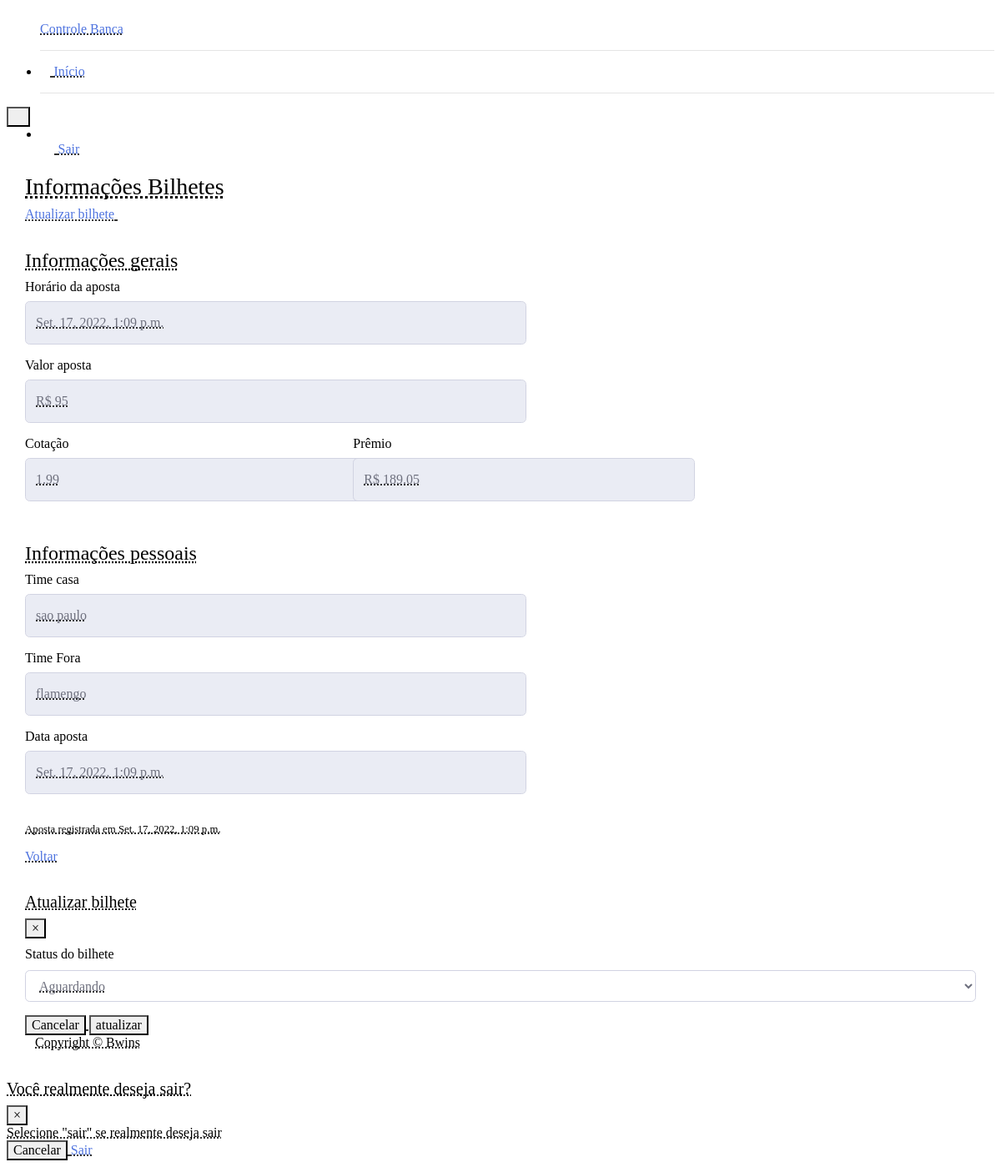
The app's page /bilhetes/2 with its own data.
### bilhetes/models.py (models this page shows, shortened)
class Bilhete(models.Model):
    STATUS_BILHETE = [
        ("AGUARDANDO", "Aguardando"),
        ("GREEN", "Green"),
        ("RED", "Red")
    ]
    status = models.CharField(
        verbose_name='status',
        max_length=194,
        choices=STATUS_BILHETE,
        default="AGUARDANDO"
    )
    time_casa = models.CharField(
        verbose_name="Time jogando em casa",
        max_length=194,
        blank=True,
        null=True
    )
    time_fora = models.CharField(
        verbose_name="Time jogando fora",
        max_length=194,
        blank=True,
        null=True
    )
    valor_aposta = models.IntegerField(
        verbose_name='Valor apostado R$',
    )
    cotacao = models.FloatField(
        verbose_name="Cotação"
    )
    banca_apostada = models.ForeignKey(
        'bancas.Banca',
        verbose_name='Banca que aconteceu a aposta',
        on_delete=models.PROTECT,
        blank=True,
        null=True,
    )
    horario_aposta = models.DateTimeField(
        verbose_name='Horario aposta',
        auto_now_add=True
    )
    def get_valor_aposta(self):
        valor = self.valor_aposta
        valor_formatado = f'R$ {valor}'
        return valor_formatado
    def valor_ganho(self):
        valor = self.valor_aposta
        cotacao = self.cotacao
        ganho = valor * cotacao
        ganho_total = "{:.2f}".format(ganho)
        ganho_formatado = f"R$ {ganho_total}"
        return ganho_formatado
    class Meta:
        verbose_name = 'Bilhete'
        verbose_name_plural = 'Bilhetes',
        db_table = 'bilhete'

### bilhetes/views.py (the view, shortened to what this page needs)
def informacoes_bilhete(request, id):
    bilhete = get_object_or_404(
        Bilhete,
        id=id
    )
    form = AtualizaBilheteForm()
    context = {
        "nome_pagina": "Informações Bilhetes",
        "bilhete": bilhete,
        "form": form
    }
    return render(request, "informacoes_bilhete.html", context)

### bilhetes/forms.py
class AtualizaBilheteForm(forms.ModelForm):
    status_bilhete = forms.ChoiceField(required=True)
    class Meta:
        model = Bilhete
        fields = [
            "status",
        ]
        error_messages = {
            "status": {
                "required": "Por favor, atualize o status do bilhete"
            }
        }

### templates/informacoes_bilhete.html (shortened to what this page needs)
{% extends "base.html" %}
{% load widget_tweaks %}
{% block conteudo %}
<div class="container">
    <div class="d-sm-flex align-items-center justify-content-between mb-4">
        <h1 class="h3 mb-0 text-gray-800">{{ nome_pagina }}</h1>
        <div>
            {% if bilhete.status == "AGUARDANDO" %}
            <a href="#" class="btn btn-success btn-icon-split btn-sm" data-toggle="modal" data-target="#modal1">
                <span class="text">Atualizar bilhete</span>
                <span class="icon text-white-50">
                    <i class="fas fa-user-check"></i>
                </span>
            </a>
            {% endif %}
        </div>
    <div class="card shadow mb-4">
        <div class="card-body">
            <h4 class="mb-3 text-primary">
                Informações gerais
            </h4>
            <form>
                <div class="form-row">
                    <div class="form-group col-md-6">
                        <label>Horário da aposta</label>
                        <input type="text" class="form-control" value="{{ bilhete.horario_aposta }}" disabled>
                    </div>
                    <div class="form-group col-md-6">
                        <label>Valor aposta</label>
                        <input type="text" class="form-control" value="{{ bilhete.get_valor_aposta }}" disabled>
                    </div>
                </div>
                <div class="form-row">
                    <div class="form-group col-md-4">
                        <label>Cotação</label>
                        <input type="text" class="form-control" value="{{ bilhete.cotacao }}" disabled>
                    </div>
                    <div class="form-group col-md-4">
                        <label>Prêmio</label>
                        <input type="text" class="form-control" value="{{ bilhete.valor_ganho }}" disabled>
                    </div>
                </div>
            </form>
            <h4 class="mb-3 mt-4 text-primary">
                Informações pessoais
            </h4>
            <form>
                <div class="form-row">
                    <div class="form-group col-md-6">
                        <label>Time casa</label>
                        <input type="text" class="form-control" value="{{ bilhete.time_casa }}" disabled>
                    </div>
                    <div class="form-group col-md-6">
                        <label>Time Fora</label>
                        <input type="text" class="form-control" value="{{ bilhete.time_fora }}" disabled>
                    </div>
                </div>
                <div class="form-row">
                    <div class="form-group col-md-6">
                        <label>Data aposta</label>
                        <input type="text" class="form-control" value="{{ bilhete.horario_aposta }}" disabled>
                    </div>
                </div>
            </form>
            <p class="mr-2 mt-3 mb-4 text-right">
                <small>
                    Aposta registrada em {{ bilhete.horario_aposta }}
                </small>
            </p>
            <div class="mr-1 text-right">
                <a href="{% url 'index' %}" class="btn btn-secondary text-white" type="button">
                    <span class="text">Voltar</span>
                </a>
            </div>
        </div>
    </div>
    <div class="modal fade" id="modal1" tabindex="-1" role="dialog" aria-labelledby="exampleModalLabel" aria-hidden="true">
        <div class="modal-dialog" role="document">
            <div class="modal-content">
                <div class="modal-header">
                    <h5 class="modal-title" id="exampleModalLabel">Atualizar bilhete</h5>
                    <button type="button" class="close" data-dismiss="modal" aria-label="Close">
                        <span aria-hidden="true">&times;</span>
                    </button>
                </div>
                <div class="modal-body">
                    <form method="post">
                        <div class="form-group">
                            <label for="id_status" class="col-form-label">Status do bilhete</label>
                            {% render_field form.status placeholder="Atualize o bilhete" class="form-control" %}
                        </div>
                        <div class="modal-footer">
                            <button type="button" class="btn btn-secondary" data-dismiss="modal">Cancelar</button>
                            <button type="submit" class="btn btn-primary">atualizar</button>
                        </div>
                    </form>
                </div>
            </div>
        </div>
    </div>
</div>
{% endblock %}

### records on screen
Bilhete: horario_aposta "Set. 17, 2022, 1:09 p.m.", get_valor_aposta "R$ 95", cotacao "1.99", valor_ganho "R$ 189.05", time_casa "sao paulo", time_fora "flamengo"

### other values on screen
{{ nome_pagina }} "Informações Bilhetes"
